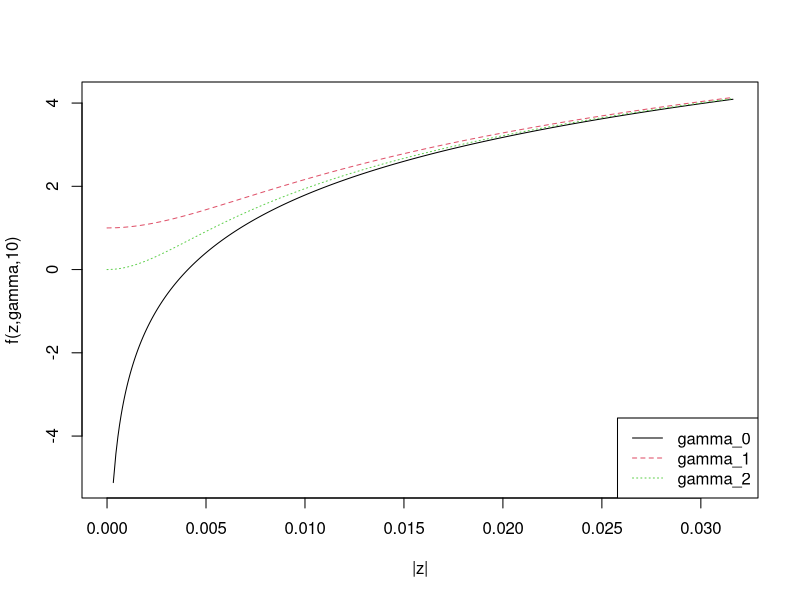
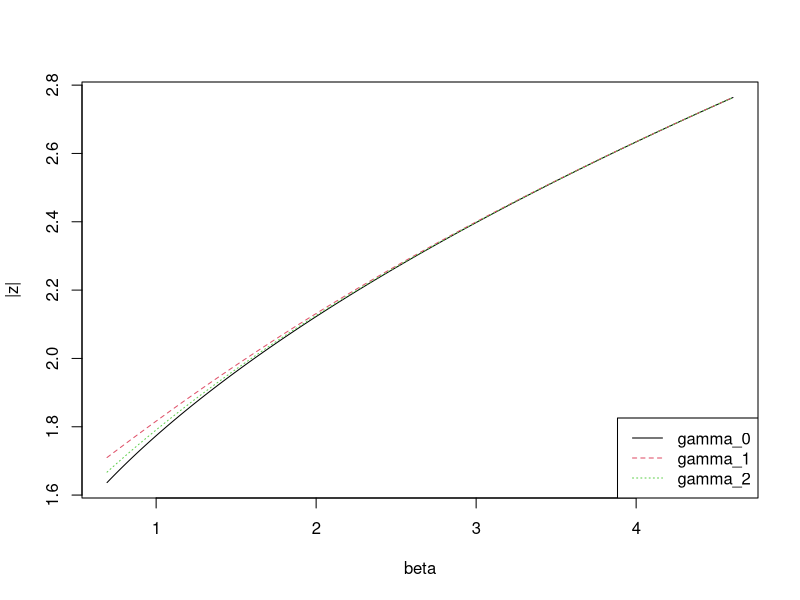

These figures' R source, in order:
## ---- chunk 1
knitr::opts_chunk$set(
                    collapse = TRUE,
                    comment = "#>"
                  )
## ---- chunk 2
fz <- function(zsq,gamma,beta){ log(gamma+zsq) + 1 + beta - zsq }
zsq <- seq(0,1e-3,length=10000)
Y <- matrix(NA,length(zsq),3)
colnames(Y) <- c("gamma_0","gamma_1","gamma_2")
b <- 10
Y[,1] <- fz(zsq,0,b)
Y[,2] <- fz(zsq,exp(-b),10)
Y[,3] <- fz(zsq,exp(-(1+b)),10)
matplot(sqrt(zsq),Y,type="l",xlab="|z|",ylab="f(z,gamma,10)");
legend("bottomright",colnames(Y),col=1:3,lty=1:3)
## ---- chunk 3
betaRng <- seq(log(2),2*log(10),length=1000) ###2*log(1:1000)
Y <- matrix(NA,length(betaRng),3)
colnames(Y) <- c("gamma_0","gamma_1","gamma_2")

for(ii in 1:length(betaRng)){
    rng <- c(1.25,25)
    b <- betaRng[ii]
    Y[ii,1] <- uniroot(fz,rng,gamma=0,beta=b)$root
    Y[ii,2] <- uniroot(fz,rng,gamma=exp(-b),beta=b)$root
    Y[ii,3] <- uniroot(fz,rng,gamma=exp(-(1+b)),beta=b)$root
}
matplot(betaRng,sqrt(Y),type="l",xlab="beta",ylab="|z|");
legend("bottomright",colnames(Y),col=1:3,lty=1:3)
